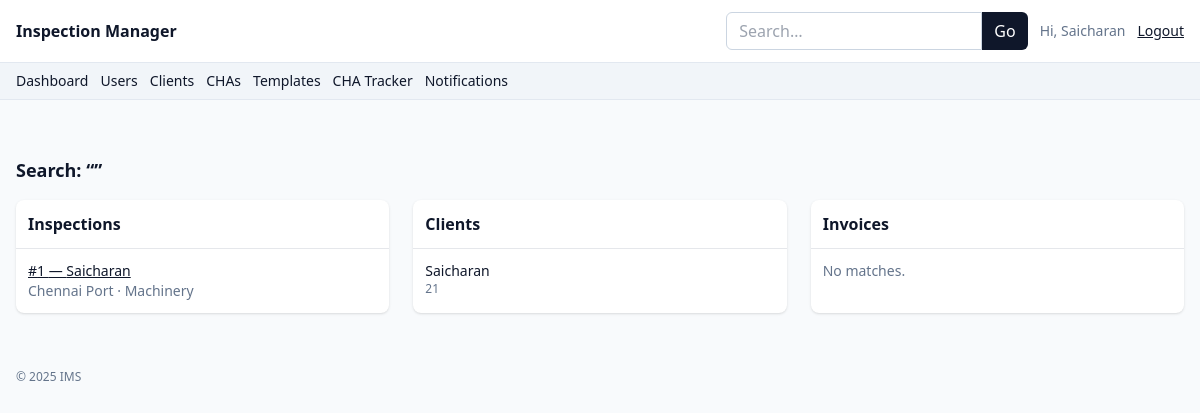
Page /search (signed in) on the committed database.
### app.py (models this page shows)
class Client(db.Model):
    __tablename__ = "client"
    id = db.Column(db.Integer, primary_key=True)
    name = db.Column(db.String(160), nullable=False)
    gst_number = db.Column(db.String(40))
    billing_address = db.Column(db.Text)

class Inspection(db.Model):
    __tablename__ = "inspection"
    id = db.Column(db.Integer, primary_key=True)
    public_id = db.Column(db.String(40), unique=True, index=True)
    seq_num = db.Column(db.Integer)  # sequence within type-year
    date = db.Column(db.DateTime, nullable=False, default=datetime.utcnow)
    inspection_type = db.Column(db.String(20), default=InspectionType.PSIC, nullable=False)
    client_id = db.Column(db.Integer, db.ForeignKey("client.id"))
    client = db.relationship("Client")
    location = db.Column(db.String(200))
    asset = db.Column(db.String(200))
    cha_id = db.Column(db.Integer, db.ForeignKey("cha.id"))
    cha = db.relationship("CHA")
    forwarder_name = db.Column(db.String(160))
    cha_commission_pct = db.Column(db.Float)  # optional override of CHA.commission_rate
    status = db.Column(db.String(40), default=InspectionStatus.DRAFT)
    engineer_id = db.Column(db.Integer, db.ForeignKey("user.id"))
    engineer = db.relationship("User")
    created_at = db.Column(db.DateTime, default=datetime.utcnow)
    scrap_type = db.Column(db.String(40))  # Metal / Plastic / Paper / Other
    container_count = db.Column(db.Integer)
    container_weight = db.Column(db.Float)  # tons
    container_notes = db.Column(db.Text)
    machinery_type = db.Column(db.String(160))
    year_of_manufacture = db.Column(db.Integer)
    original_cif_value = db.Column(db.Float)
    depreciation_pct = db.Column(db.Float)  # auto
    residual_value = db.Column(db.Float)    # auto
    balance_useful_life = db.Column(db.String(40))  # manual text like "3 years"
    goods_details = db.Column(db.Text)
    condition_notes = db.Column(db.Text)
    fair_market_value = db.Column(db.Float)

### app.py (the view)
@app.route("/search")
@role_required(Role.ADMIN, Role.ENGINEER, Role.ACCOUNTANT)
def global_search():
    q = request.args.get("q", "")
    like = f"%{q}%"
    inspections = Inspection.query.join(Client).filter(
        or_(Client.name.ilike(like), Inspection.location.ilike(like), Inspection.asset.ilike(like), Inspection.public_id.ilike(like))
    ).all()
    clients = Client.query.filter(Client.name.ilike(like)).all()
    invoices = Invoice.query.join(Inspection).join(Client).filter(Client.name.ilike(like)).all()
    return render_template("search_results.html", q=q, inspections=inspections, clients=clients, invoices=invoices)

### app.py (called while the page is built)
def role_required(*roles):
    def deco(fn):
        from functools import wraps
        @wraps(fn)
        def wrap(*a, **kw):
            if not session.get("user_id"):
                flash("Please login.", "warning")
                return redirect(url_for("login"))
            if roles and session.get("role") not in roles:
                flash("Unauthorized.", "danger")
                return redirect(url_for("dashboard"))
            return fn(*a, **kw)
        return wrap
    return deco

@app.context_processor
def inject_globals():
    return dict(
        Role=Role, InspectionStatus=InspectionStatus, InvoiceStatus=InvoiceStatus,
        ReportStatus=ReportStatus, CommissionStatus=CommissionStatus, now=datetime.utcnow,
        User=User, InspectionType=InspectionType
    )

### templates/search_results.html (shortened to what this page needs)
{% extends "base.html" %}
{% block content %}
<h1 class="text-lg font-semibold mb-4">Search: “{{ q }}”</h1>
<div class="grid md:grid-cols-3 gap-6">
    <div class="bg-white rounded-lg shadow">
        <div class="p-3 border-b font-semibold">Inspections</div>
        <ul class="divide-y text-sm">
            {% for i in inspections %}
            <li class="p-3"><a class="underline" href="{{ url_for('inspection_detail', inspection_id=i.id) }}">#{{ i.id
                    }} — {{ i.client.name if i.client else '—' }}</a>
                <div class="text-slate-500">{{ i.location }} · {{ i.asset }}</div>
            </li>
            {% else %}<li class="p-3 text-slate-500">No matches.</li>{% endfor %}
        </ul>
    </div>
    <div class="bg-white rounded-lg shadow">
        <div class="p-3 border-b font-semibold">Clients</div>
        <ul class="divide-y text-sm">
            {% for c in clients %}
            <li class="p-3">{{ c.name }}<div class="text-slate-500 text-xs">{{ c.gst_number }}</div>
            </li>
            {% else %}<li class="p-3 text-slate-500">No matches.</li>{% endfor %}
        </ul>
    </div>
    <div class="bg-white rounded-lg shadow">
        <div class="p-3 border-b font-semibold">Invoices</div>
        <ul class="divide-y text-sm">
            {% for inv in invoices %}
            <li class="p-3">#{{ inv.id }} — {{ inv.status }}<div class="text-slate-500">Inspection #{{ inv.inspection_id
                    }} ({{ inv.inspection.client.name if inv.inspection.client else '—' }})</div>
            </li>
            {% else %}<li class="p-3 text-slate-500">No matches.</li>{% endfor %}
        </ul>
    </div>
</div>
{% endblock %}

### templates/base.html (shortened to what this page needs)
<!doctype html>
<html lang="en">
<head>
    <script src="https://cdn.tailwindcss.com"></script>
</head>
<body class="bg-slate-50 text-slate-900">
    <nav class="bg-white border-b border-slate-200">
        <div class="mx-auto max-w-7xl px-4 py-3 flex items-center justify-between">
            <a href="{{ url_for('dashboard') }}" class="font-semibold">Inspection Manager</a>
            <div class="flex items-center gap-3">
                {% if session.get('user_id') %}
                <form action="{{ url_for('global_search') }}" method="get" class="hidden md:flex">
                    <input name="q" value="{{ request.args.get('q','') }}" placeholder="Search…"
                        class="rounded-l-md border border-slate-300 px-3 py-1.5 focus:outline-none focus:ring w-64">
                    <button class="rounded-r-md bg-slate-900 text-white px-3">Go</button>
                </form>
                <span class="text-sm text-slate-500">Hi, {{ session.get('user_name') }}</span>
                <a class="text-sm underline" href="{{ url_for('logout') }}">Logout</a>
                {% else %}
                <a class="text-sm underline" href="{{ url_for('login') }}">Login</a>
                {% endif %}
            </div>
        </div>
    </nav>
    {% if session.get('user_id') %}
    <div class="bg-slate-100 border-b border-slate-200">
        <div class="mx-auto max-w-7xl px-4 py-2 flex flex-wrap gap-3 text-sm">
            <a class="hover:underline" href="{{ url_for('dashboard') }}">Dashboard</a>
            {% if session.get('role') == Role.ADMIN %}
            <a class="hover:underline" href="{{ url_for('users_admin') }}">Users</a>
            <a class="hover:underline" href="{{ url_for('clients_list') }}">Clients</a>
            <a class="hover:underline" href="{{ url_for('chas_list') }}">CHAs</a>
            <a class="hover:underline" href="{{ url_for('templates_mgmt') }}">Templates</a>
            {% endif %}
            {% if session.get('role') in [Role.ADMIN, Role.ACCOUNTANT] %}
            <a class="hover:underline" href="{{ url_for('cha_tracker') }}">CHA Tracker</a>
            {% endif %}
            <a class="hover:underline" href="{{ url_for('notifications') }}">Notifications</a>
        </div>
    </div>
    {% endif %}
    <div class="mx-auto max-w-7xl px-4 py-4 space-y-2">
    </div>
    <main class="mx-auto max-w-7xl px-4 py-6">{% block content %}{% endblock %}</main>
    <footer class="mx-auto max-w-7xl px-4 py-8 text-xs text-slate-500">
        &copy; {{ now().year }} IMS
    </footer>
</body>
</html>

### rows in the picture
Client: get "Saicharan", name "Saicharan", gst_number "21"
Inspection: id "1", client "Saicharan", location "Chennai Port", asset "Machinery"
